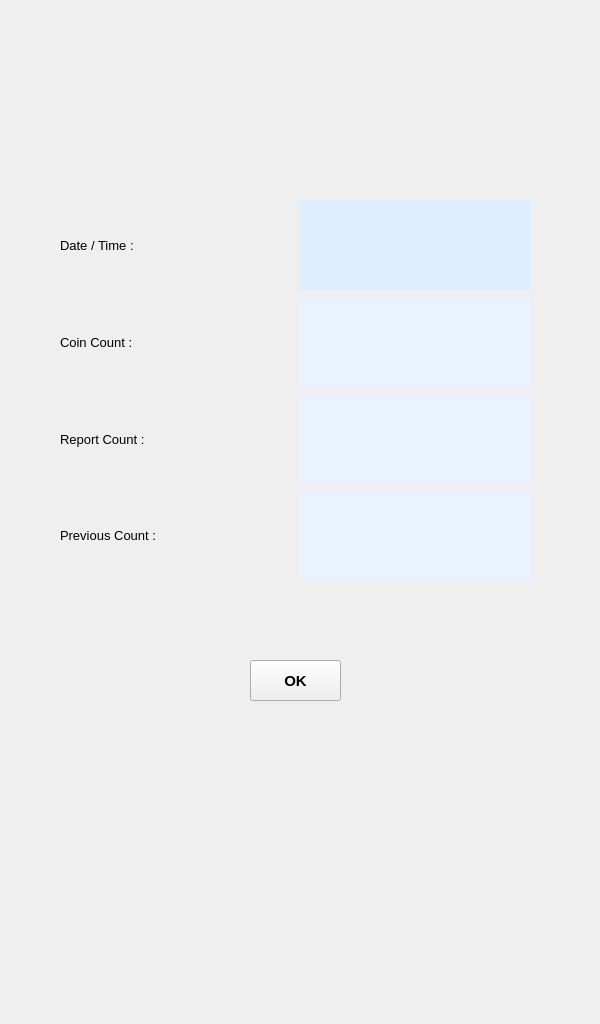
<?xml version="1.0" encoding="UTF-8"?>
<ui version="4.0">
 <class>MainWindow</class>
 <widget class="QMainWindow" name="MainWindow">
  <property name="geometry">
   <rect>
    <x>0</x>
    <y>0</y>
    <width>600</width>
    <height>1024</height>
   </rect>
  </property>
  <property name="windowTitle">
   <string>MainWindow</string>
  </property>
  <widget class="QWidget" name="centralwidget">
   <widget class="QLabel" name="label">
    <property name="geometry">
     <rect>
      <x>0</x>
      <y>0</y>
      <width>600</width>
      <height>1024</height>
     </rect>
    </property>
    <property name="text">
     <string/>
    </property>
    <property name="pixmap">
     <pixmap>../designs/screens/English/Report_480-x-800.jpg</pixmap>
    </property>
    <property name="scaledContents">
     <bool>true</bool>
    </property>
   </widget>
   <widget class="QPushButton" name="Ok_bt">
    <property name="geometry">
     <rect>
      <x>250</x>
      <y>660</y>
      <width>91</width>
      <height>41</height>
     </rect>
    </property>
    <property name="font">
     <font>
      <pointsize>11</pointsize>
      <weight>75</weight>
      <bold>true</bold>
     </font>
    </property>
    <property name="text">
     <string>OK</string>
    </property>
   </widget>
   <widget class="QWidget" name="gridLayoutWidget">
    <property name="geometry">
     <rect>
      <x>60</x>
      <y>200</y>
      <width>471</width>
      <height>381</height>
     </rect>
    </property>
    <layout class="QGridLayout" name="gridLayout">
     <item row="1" column="0">
      <widget class="QLabel" name="label_5">
       <property name="font">
        <font>
         <pointsize>10</pointsize>
        </font>
       </property>
       <property name="text">
        <string>Coin Count :</string>
       </property>
      </widget>
     </item>
     <item row="0" column="0">
      <widget class="QLabel" name="label_3">
       <property name="font">
        <font>
         <pointsize>10</pointsize>
        </font>
       </property>
       <property name="text">
        <string>Date / Time :</string>
       </property>
      </widget>
     </item>
     <item row="2" column="0">
      <widget class="QLabel" name="label_7">
       <property name="font">
        <font>
         <pointsize>10</pointsize>
        </font>
       </property>
       <property name="text">
        <string>Report Count :</string>
       </property>
      </widget>
     </item>
     <item row="3" column="0">
      <widget class="QLabel" name="label_9">
       <property name="font">
        <font>
         <pointsize>10</pointsize>
        </font>
       </property>
       <property name="text">
        <string>Previous Count :</string>
       </property>
      </widget>
     </item>
     <item row="0" column="1">
      <widget class="QLabel" name="label_4">
       <property name="styleSheet">
        <string notr="true">background-color: rgb(221, 239, 255);</string>
       </property>
       <property name="text">
        <string/>
       </property>
      </widget>
     </item>
     <item row="1" column="1">
      <widget class="QLabel" name="label_6">
       <property name="styleSheet">
        <string notr="true">background-color: rgb(234, 242, 255);</string>
       </property>
       <property name="text">
        <string/>
       </property>
      </widget>
     </item>
     <item row="2" column="1">
      <widget class="QLabel" name="label_8">
       <property name="styleSheet">
        <string notr="true">background-color: rgb(234, 242, 255);</string>
       </property>
       <property name="text">
        <string/>
       </property>
      </widget>
     </item>
     <item row="3" column="1">
      <widget class="QLabel" name="label_10">
       <property name="styleSheet">
        <string notr="true">background-color: rgb(234, 242, 255);</string>
       </property>
       <property name="text">
        <string/>
       </property>
      </widget>
     </item>
    </layout>
   </widget>
  </widget>
 </widget>
 <resources/>
 <connections/>
</ui>
